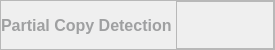
        <widget class="QFrame" name="window">
         <property name="maximumSize">
          <size>
           <width>16777215</width>
           <height>50</height>
          </size>
         </property>
         <property name="frameShape">
          <enum>QFrame::StyledPanel</enum>
         </property>
         <property name="frameShadow">
          <enum>QFrame::Raised</enum>
         </property>
         <layout class="QHBoxLayout" name="horizontalLayout">
          <property name="spacing">
           <number>0</number>
          </property>
          <property name="leftMargin">
           <number>0</number>
          </property>
          <property name="topMargin">
           <number>0</number>
          </property>
          <property name="rightMargin">
           <number>0</number>
          </property>
          <property name="bottomMargin">
           <number>0</number>
          </property>
          <item>
           <widget class="QLabel" name="win_title_label">
            <property name="minimumSize">
             <size>
              <width>0</width>
              <height>30</height>
             </size>
            </property>
            <property name="font">
             <font>
              <family>Segoe UI</family>
              <pointsize>12</pointsize>
              <bold>true</bold>
             </font>
            </property>
            <property name="styleSheet">
             <string notr="true">color: rgb(159,160,161);</string>
            </property>
            <property name="text">
             <string>Partial Copy Detection </string>
            </property>
           </widget>
          </item>
          <item>
           <widget class="QFrame" name="window_btns">
            <property name="maximumSize">
             <size>
              <width>120</width>
              <height>16777215</height>
             </size>
            </property>
            <property name="frameShape">
             <enum>QFrame::StyledPanel</enum>
            </property>
            <property name="frameShadow">
             <enum>QFrame::Raised</enum>
            </property>
            <layout class="QHBoxLayout" name="horizontalLayout_2">
             <property name="spacing">
              <number>0</number>
             </property>
             <property name="leftMargin">
              <number>0</number>
             </property>
             <property name="topMargin">
              <number>0</number>
             </property>
             <property name="rightMargin">
              <number>0</number>
             </property>
             <property name="bottomMargin">
              <number>0</number>
             </property>
             <item>
              <widget class="QPushButton" name="win_minimize_btn">
               <property name="minimumSize">
                <size>
                 <width>0</width>
                 <height>30</height>
                </size>
               </property>
               <property name="maximumSize">
                <size>
                 <width>40</width>
                 <height>16777215</height>
                </size>
               </property>
               <property name="styleSheet">
                <string notr="true">QPushButton {	
	border: none;
	background-color: transparent;
}
QPushButton:hover {
	background-color: rgb(79,82,84);
}
QPushButton:pressed {	
	background-color: rgb(45,47,48);
}</string>
               </property>
               <property name="text">
                <string/>
               </property>
               <property name="icon">
                <iconset resource="pvcd.qrc">
                 <normaloff>:/icons/16x16/resource/icons/16x16/cil-window-minimize.png</normaloff>:/icons/16x16/resource/icons/16x16/cil-window-minimize.png</iconset>
               </property>
              </widget>
             </item>
             <item>
              <widget class="QPushButton" name="win_maximize_btn">
               <property name="minimumSize">
                <size>
                 <width>0</width>
                 <height>30</height>
                </size>
               </property>
               <property name="maximumSize">
                <size>
                 <width>40</width>
                 <height>16777215</height>
                </size>
               </property>
               <property name="styleSheet">
                <string notr="true">QPushButton {	
	border: none;
	background-color: transparent;
}
QPushButton:hover {
	background-color: rgb(79,82,84);
}
QPushButton:pressed {	
	background-color: rgb(45,47,48);
}</string>
               </property>
               <property name="text">
                <string/>
               </property>
               <property name="icon">
                <iconset resource="pvcd.qrc">
                 <normaloff>:/icons/16x16/resource/icons/16x16/cil-window-maximize.png</normaloff>:/icons/16x16/resource/icons/16x16/cil-window-maximize.png</iconset>
               </property>
              </widget>
             </item>
             <item>
              <widget class="QPushButton" name="win_close_btn">
               <property name="minimumSize">
                <size>
                 <width>0</width>
                 <height>30</height>
                </size>
               </property>
               <property name="maximumSize">
                <size>
                 <width>40</width>
                 <height>16777215</height>
                </size>
               </property>
               <property name="styleSheet">
                <string notr="true">QPushButton {	
	border: none;
	background-color: transparent;
}
QPushButton:hover {
	background-color: rgb(79,82,84);
}
QPushButton:pressed {	
	background-color: rgb(45,47,48);
}</string>
               </property>
               <property name="text">
                <string/>
               </property>
               <property name="icon">
                <iconset resource="pvcd.qrc">
                 <normaloff>:/icons/16x16/resource/icons/16x16/cil-x.png</normaloff>:/icons/16x16/resource/icons/16x16/cil-x.png</iconset>
               </property>
              </widget>
             </item>
            </layout>
           </widget>
          </item>
         </layout>
        </widget>
